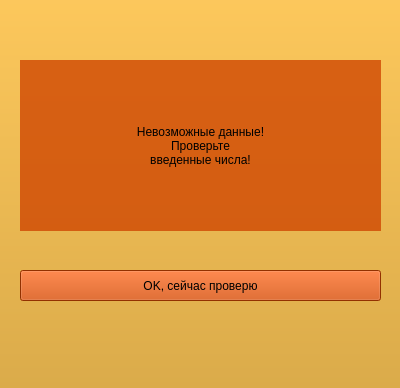
<?xml version="1.0" encoding="UTF-8"?>
<ui version="4.0">
 <class>Dialog</class>
 <widget class="QDialog" name="Dialog">
  <property name="geometry">
   <rect>
    <x>0</x>
    <y>0</y>
    <width>400</width>
    <height>388</height>
   </rect>
  </property>
  <property name="windowTitle">
   <string>Dialog</string>
  </property>
  <widget class="QWidget" name="centralWidget" native="true">
   <property name="geometry">
    <rect>
     <x>-20</x>
     <y>-10</y>
     <width>461</width>
     <height>441</height>
    </rect>
   </property>
   <property name="styleSheet">
    <string notr="true">#centralWidget {
	background: center url(:/think.jpg);
}</string>
   </property>
   <widget class="QPushButton" name="pushButton">
    <property name="geometry">
     <rect>
      <x>10</x>
      <y>-20</y>
      <width>481</width>
      <height>451</height>
     </rect>
    </property>
    <property name="styleSheet">
     <string notr="true">background-color: rgba(230, 153, 0, 200)</string>
    </property>
    <property name="text">
     <string/>
    </property>
   </widget>
   <widget class="QLabel" name="invalid_data_label_2">
    <property name="geometry">
     <rect>
      <x>40</x>
      <y>70</y>
      <width>361</width>
      <height>171</height>
     </rect>
    </property>
    <property name="styleSheet">
     <string notr="true">font: 16pt &quot;Comfortaa&quot;;
background-color: rgba(207, 69, 0, 200);
color: black;</string>
    </property>
    <property name="text">
     <string>Невозможные данные!
Проверьте
введенные числа!</string>
    </property>
    <property name="scaledContents">
     <bool>false</bool>
    </property>
    <property name="alignment">
     <set>Qt::AlignCenter</set>
    </property>
   </widget>
   <widget class="QPushButton" name="button_ok">
    <property name="geometry">
     <rect>
      <x>40</x>
      <y>280</y>
      <width>361</width>
      <height>31</height>
     </rect>
    </property>
    <property name="styleSheet">
     <string notr="true">font: 14pt &quot;Comfortaa&quot;;
background-color: rgb(204, 68, 0)</string>
    </property>
    <property name="text">
     <string>OK, сейчас проверю</string>
    </property>
   </widget>
  </widget>
 </widget>
 <resources>
  <include location="../resources/resources.qrc"/>
 </resources>
 <connections/>
</ui>
